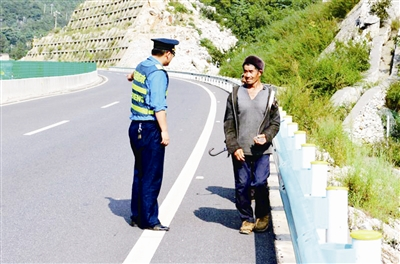
#> input picture DogCountX/0019e06c6fa11585e50519.jpg, 400 x 264 px, given as the content of the folder ../data/images/pos_person, which was not available
$ python extract_features.py   (Python 2 division)   (older library calls are emulated)
#> lines starting #> are read from the running program, lines starting #| are printed output that depends on the picture
from skimage.feature import hog
from skimage.io import imread
from sklearn.externals import joblib
import glob
import os
from config import *


def extract_features():
    des_type = 'HOG'

    # If feature directories don't exist, create them
    if not os.path.isdir(pos_feat_ph):
        os.makedirs(pos_feat_ph)

    # If feature directories don't exist, create them
    if not os.path.isdir(neg_feat_ph):
        os.makedirs(neg_feat_ph)

    print "Calculating the descriptors for the positive samples and saving them"
    for im_path in glob.glob(os.path.join(pos_im_path, "*")):
        #print im_path

        im = imread(im_path, as_grey=True)
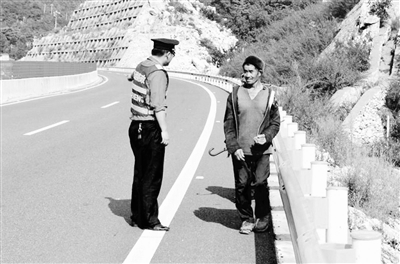
#> im: shape (264, 400) float64; min 0, max 1, mean 0.709
        if des_type == "HOG":
            fd = hog(im, orientations, pixels_per_cell, cells_per_block)
        fd_name = os.path.split(im_path)[1].split(".")[0] + ".feat"
        fd_path = os.path.join(pos_feat_ph, fd_name)
        joblib.dump(fd, fd_path)
    print "Positive features saved in {}".format(pos_feat_ph)

    print "Calculating the descriptors for the negative samples and saving them"
    for im_path in glob.glob(os.path.join(neg_im_path, "*")):
        im = imread(im_path, as_grey=True)
        if des_type == "HOG":
            fd = hog(im,  orientations, pixels_per_cell, cells_per_block)
        fd_name = os.path.split(im_path)[1].split(".")[0] + ".feat"
        fd_path = os.path.join(neg_feat_ph, fd_name)

        joblib.dump(fd, fd_path)
    print "Negative features saved in {}".format(neg_feat_ph)

    print "Completed calculating features from training images"

if __name__=='__main__':
    extract_features()

$ run again, on DogCountX/b.jpg
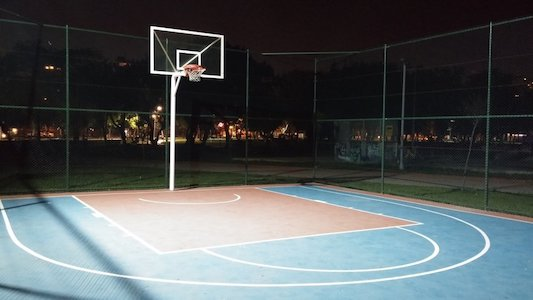
#> input picture DogCountX/b.jpg, 533 x 300 px, given as the content of the folder ../data/images/pos_person, which was not available
#> in extract_features, `im = imread(im_path, as_grey=True)`:
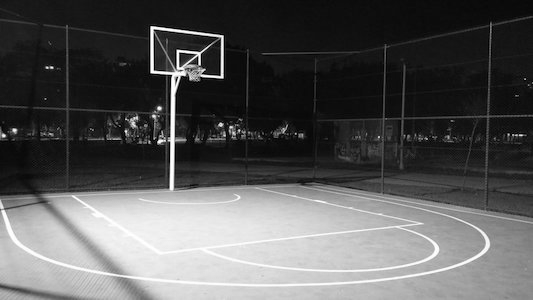
#> im: shape (300, 533) float64; min 0, max 1, mean 0.346

$ run again, on DogCountX/c.jpg
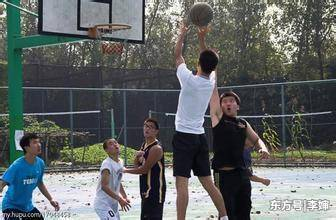
#> input picture DogCountX/c.jpg, 336 x 220 px, given as the content of the folder ../data/images/pos_person, which was not available
#> in extract_features, `im = imread(im_path, as_grey=True)`:
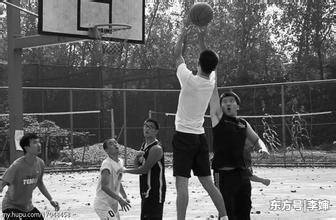
#> im: shape (220, 336) float64; min 0, max 1, mean 0.391
